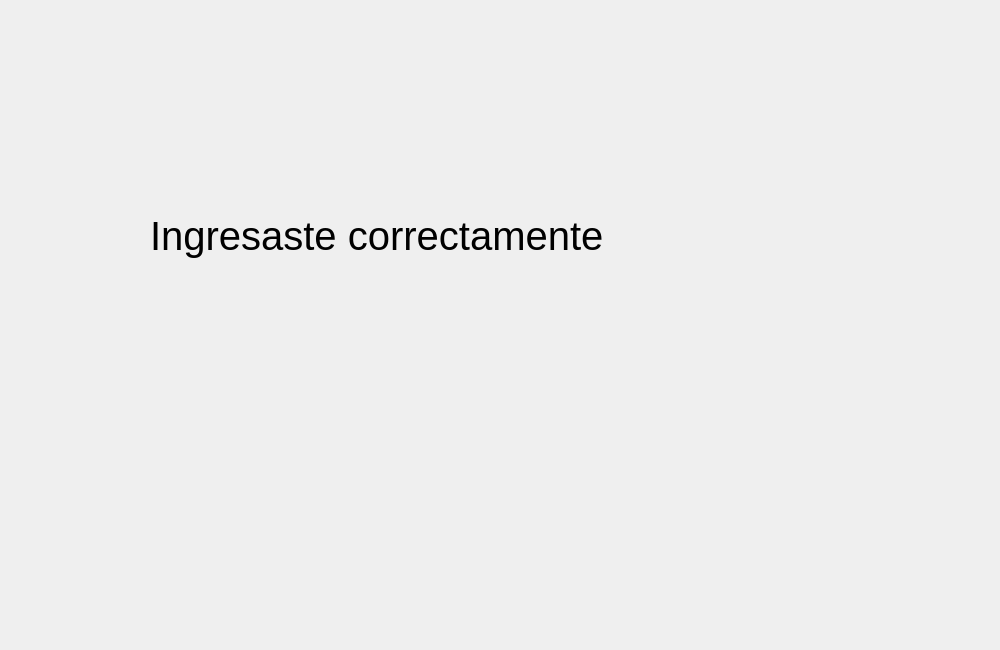
<?xml version="1.0" encoding="UTF-8"?>
<ui version="4.0">
 <class>Menu</class>
 <widget class="QWidget" name="Menu">
  <property name="geometry">
   <rect>
    <x>0</x>
    <y>0</y>
    <width>1000</width>
    <height>650</height>
   </rect>
  </property>
  <property name="windowTitle">
   <string>Menu</string>
  </property>
  <widget class="QLabel" name="label">
   <property name="geometry">
    <rect>
     <x>150</x>
     <y>150</y>
     <width>531</width>
     <height>171</height>
    </rect>
   </property>
   <property name="font">
    <font>
     <pointsize>30</pointsize>
    </font>
   </property>
   <property name="text">
    <string>Ingresaste correctamente</string>
   </property>
  </widget>
 </widget>
 <resources/>
 <connections/>
</ui>
